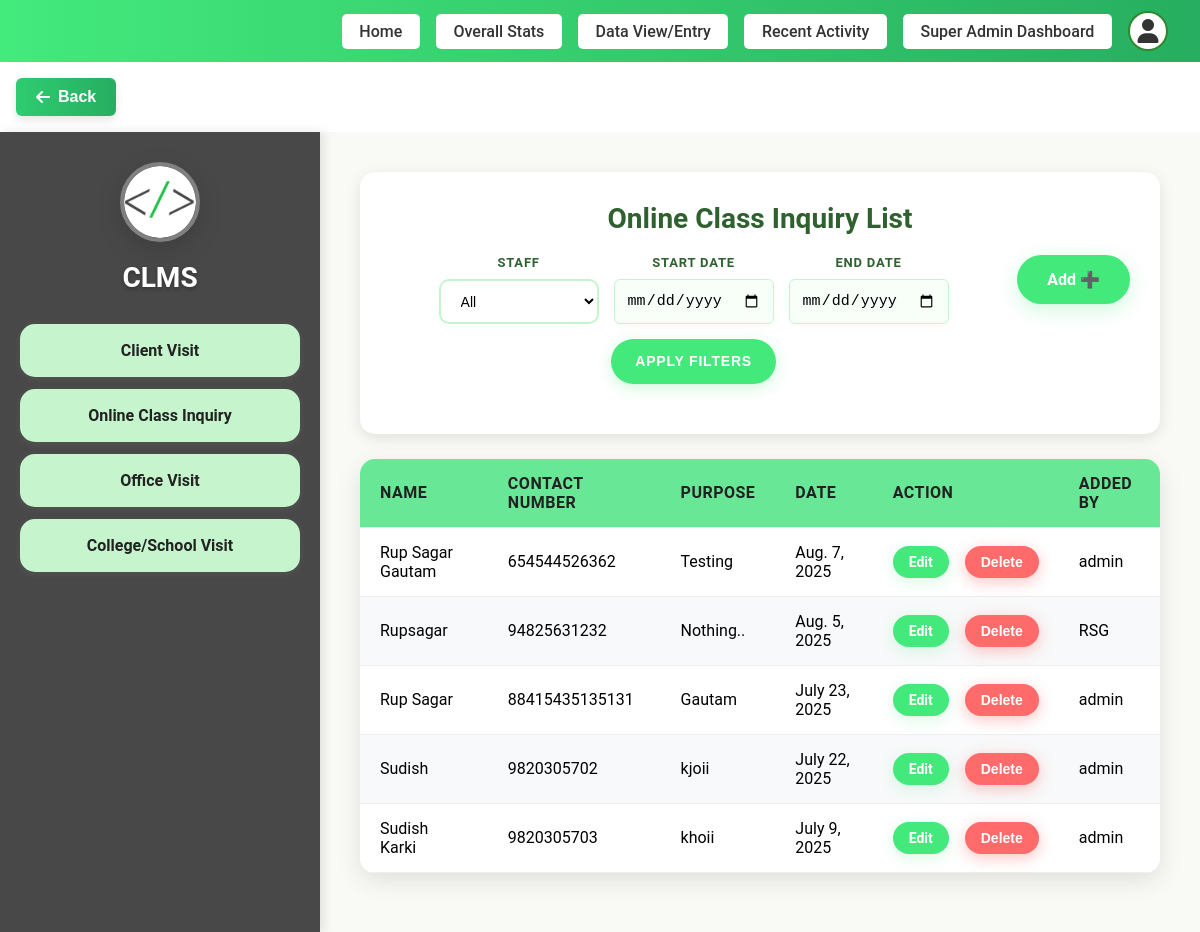
Screenshot of /add-dashboard/online-class/list/ (signed in) with the database file from the repository.
### staff/models.py (models this page shows, shortened)
class OnlineClassInquiry(models.Model):
    user = models.ForeignKey(User, on_delete=models.CASCADE)
    name = models.CharField(max_length=100)
    contact = models.CharField(max_length=20)
    purpose = models.CharField(max_length=255)
    date = models.DateField()

### staff/views.py (the view)
# urls.py: path('online-class/list/', views.online_class_list, name='online_class_list'),
@login_required
def online_class_list(request):
    if request.user.is_superuser:
        online_classes = OnlineClassInquiry.objects.all().order_by('-date')
        staff_filter = request.GET.get('staff')
        if staff_filter and staff_filter != 'all':
            online_classes = online_classes.filter(user_id=staff_filter)
        start_date = request.GET.get('start_date')
        end_date = request.GET.get('end_date')
        if start_date:
            try:
                start_date = datetime.strptime(start_date, '%Y-%m-%d').date()
                online_classes = online_classes.filter(date__gte=start_date)
            except ValueError:
                pass
        if end_date:
            try:
                end_date = datetime.strptime(end_date, '%Y-%m-%d').date()
                online_classes = online_classes.filter(date__lte=end_date)
            except ValueError:
                pass
        staff_users = User.objects.filter(is_staff=True).order_by('username')
    else:
        online_classes = OnlineClassInquiry.objects.filter(user=request.user).order_by('-date')
        staff_users = None
    paginator = Paginator(online_classes, 5)  # Show 5 items per page
    page = request.GET.get('page')
    try:
        online_classes = paginator.page(page)
    except PageNotAnInteger:
        online_classes = paginator.page(1)
    except EmptyPage:
        online_classes = paginator.page(paginator.num_pages)
    return render(request, 'pages/staff/Online_Class.html', {
        'online_classes': online_classes,
        'staff_users': staff_users,
        'current_filters': {
            'staff': request.GET.get('staff', ''),
            'start_date': request.GET.get('start_date', ''),
            'end_date': request.GET.get('end_date', ''),
        }
    })

### templates/pages/staff/Online_Class.html (shortened to what this page needs)
{% load static %}
<!DOCTYPE html>
<html lang="en">
<head>
  <link rel="stylesheet" href="{% static 'css/Visit.css' %}?v=1.2">
  <link rel="stylesheet" href="{% static 'css/dltvisit.css' %}?v=1.2">
</head>
{% include "layouts/header.html" %}
<body>
  <div class="container">
    <div class="sidebar">
      <div class="logo">
        <a href="{% url 'add_dashboard' %}">
         <img src="{% static 'assets/favicon.png' %}" alt="Logo">
        </a>
      </div>
      <h2>CLMS</h2>
      <ul>
        <li><a href="{% url 'client_visit_list' %}">Client Visit</a></li>
        <li><a href="{% url 'online_class_list' %}">Online Class Inquiry</a></li>
        <li><a href="{% url 'office_visit_list' %}">Office Visit</a></li>
        <li><a href="{% url 'college_visit_list' %}">College/School Visit</a></li>
      </ul>
    </div>
    <div class="main-content">
      <div class="header">
        <h2>Online Class Inquiry List</h2>
        <div class="header-controls">
          <a href="{% url 'add_dashboard' %}" class="add-btn">Add ➕</a>
          {% if user.is_superuser and staff_users %}
          <div class="filter-container">
            <form method="GET" class="filter-form" style="display: flex; align-items: center; gap: 15px; flex-wrap: wrap;">
              <div class="filter-item">
                <label for="staff">Staff</label>
                <select name="staff" id="staff">
                  <option value="all" {% if current_filters.staff == 'all' or not current_filters.staff %}selected{% endif %}>All</option>
                </select>
              </div>
              <div class="filter-item">
                <label for="start_date">Start Date</label>
                <input type="date" name="start_date" id="start_date" value="{{ current_filters.start_date }}" placeholder="yyyy-mm-dd">
              </div>
              <div class="filter-item">
                <label for="end_date">End Date</label>
                <input type="date" name="end_date" id="end_date" value="{{ current_filters.end_date }}" placeholder="yyyy-mm-dd">
              </div>
              <button type="submit" class="apply-btn">Apply Filters</button>
            </form>
          </div>
          {% endif %}
        </div>
      </div>
      <table>
        <thead>
          <tr>
            <th>Name</th>
            <th>Contact Number</th>
            <th>Purpose</th>
            <th>Date</th>
            <th>Action</th>
            <th>Added By</th>
          </tr>
        </thead>
        <tbody>
          {% for inquiry in online_classes %}
          <tr class="{% cycle 'white-row' 'green-row' %}">
            <td>{{ inquiry.name }}</td>
            <td>{{ inquiry.contact }}</td>
            <td>{{ inquiry.purpose }}</td>
            <td>{{ inquiry.date }}</td>
            <td>
              <div class="action-buttons">
                <a href="{% url 'edit_online' inquiry.id %}" class="edit-btn">Edit</a>
                <button class="delete-btn" onclick="showOnlineClassDeleteConfirmation('{{ inquiry.id }}', '{{ inquiry.name }}')">Delete</button>
              </div>
            </td>
            <td>{{ inquiry.user.username }}</td>
          </tr>
          {% empty %}
          <tr>
            <td colspan="5">No online class inquiries available.</td>
          </tr>
          {% endfor %}
        </tbody>
      </table>
    </div>
  </div>
</body>
</html>

### static/css/dltvisit.css (style rules this page uses)
.action-buttons { display: flex; gap: 8px; align-items: center; justify-content: flex-start; }
.edit-btn, .delete-btn { display: inline-block !important; vertical-align: middle; }
td:last-child { white-space: nowrap; }

### static/css/home.css (style rules this page uses)
body { background: #fff; margin: 0; font-family: 'Roboto', Arial, sans-serif; }

### rows the page displays
OnlineClassInquiry: name "Rup Sagar Gautam", contact "654544526362", purpose "Testing", date "Aug. 7, 2025", user.username "admin"
OnlineClassInquiry: name "Rupsagar", contact "94825631232", purpose "Nothing..", date "Aug. 5, 2025", user.username "RSG"
OnlineClassInquiry: name "Rup Sagar", contact "88415435135131", purpose "Gautam", date "July 23, 2025", user.username "admin"
OnlineClassInquiry: name "Sudish", contact "9820305702", purpose "kjoii", date "July 22, 2025", user.username "admin"
OnlineClassInquiry: name "Sudish Karki", contact "9820305703", purpose "khoii", date "July 9, 2025", user.username "admin"
